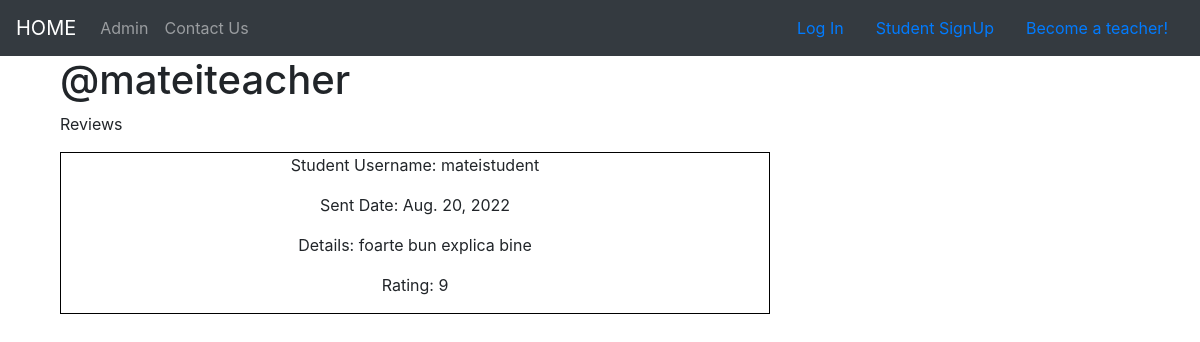
Page /reviews/pr/9/ on the earlier database version.
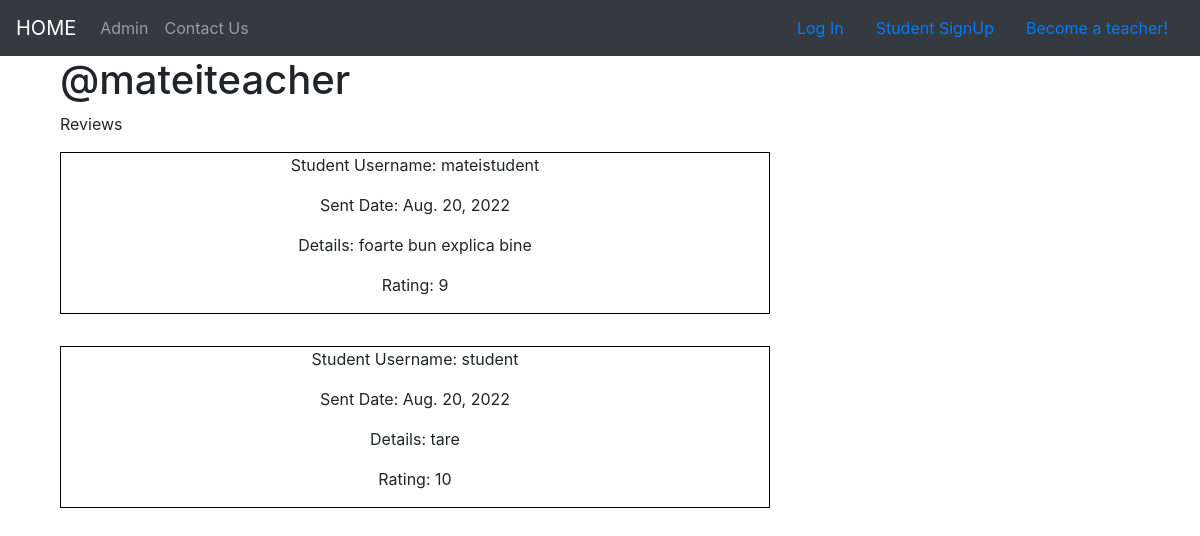
Same page on the later database version.
### accounts/models.py (models this page shows, shortened)
class Teacher(models.Model):
    user = models.OneToOneField(User, on_delete=models.CASCADE, primary_key=True)
    subject = models.ForeignKey(Subject, on_delete=models.SET_NULL, null=True)
    price = models.IntegerField(default=100)

class User(AbstractUser):
    phone_number = models.CharField(max_length=10,blank=False, validators=[phone_number_validator], unique=True)
    email = models.EmailField(unique=True)
    is_student = models.BooleanField(default=False)
    is_teacher = models.BooleanField(default=False)

### reviews/models.py (models this page shows, shortened)
class Review(models.Model):
    user = models.ForeignKey(User, on_delete=models.CASCADE)
    teacher = models.ForeignKey(Teacher, on_delete=models.CASCADE, null=True)
    sent_date = models.DateField(auto_now_add=True)
    description = models.TextField()
    rating = models.PositiveIntegerField(validators = [rating_validator])
    class Meta:
        ordering = ["-sent_date"]
        unique_together = ['user', 'teacher']

### reviews/views.py (the view)
# urls.py: path('pr/<int:pk>/', views.TeacherReviews.as_view(), name='teacher_reviews'),
class TeacherReviews(generic.ListView):
    model = Review
    template_name = 'reviews/teacher_reviews_list.html'
    paginate_by = 5
    def get_queryset(self):
        queryset = super(TeacherReviews, self).get_queryset()
        queryset = queryset.filter(teacher=Teacher.objects.get(pk=self.kwargs.get('pk')))
        return queryset
    def get_context_data(self,**kwargs):
        context = super().get_context_data(**kwargs)
        context['teacher'] = Teacher.objects.get(pk=self.kwargs.get('pk'))
        return context

### reviews/templates/reviews/teacher_reviews_list.html (shortened to what this page needs)
{% extends "base.html" %}
{% block content %}
    <div class="col-md-4">
        <h1>@{{ teacher.user.username }}</h1>
        <p>Reviews</p>
    </div>
    <div class="col-md-8">
        {% for review in object_list  %}
            {% include "reviews/_teacher_review.html" %}
        {% endfor %}
    </div>
{% endblock %}

### templates/base.html (shortened to what this page needs)
<!DOCTYPE html>
{% load static %}
<html>
  <head>
    <link rel="stylesheet" href="https://cdn.jsdelivr.net/npm/bootstrap@4.4.1/dist/css/bootstrap.min.css">
    <link rel="stylesheet" type="text/css" href="{% static 'invicta/css/master.css' %}" >
  </head>
  <body>
    <nav class="navbar navbar-expand-lg navbar-dark bg-dark mynav custom-navbar">
        <a class="navbar-brand mynav" href="{% url 'home' %}">HOME</a>
        <div class="collapse navbar-collapse" id="navbarSupportedContent">
            <ul class="navbar-nav mr-auto">
                <li class="nav-item">
                    <a class="nav-link" href="{% url 'admin:index' %}">Admin</a>
                </li>
                <li class="nav-item">
                    <a class="nav-link" href="{% url 'contact_us' %}">Contact Us</a>
                </li>
            </ul>
            {% if user.is_authenticated %}
                <li class="nav">
                    <a class="nav-link" href="{% url 'accounts:logout' %}">Log Out</a>
                </li>
            {% else %}
                <li class="nav">
                    <a class="nav-link" href="{% url 'accounts:login' %}">Log In</a>
                </li>
                <li class="nav">
                    <a class="nav-link" href="{% url 'accounts:signup_student' %}">Student SignUp</a>
                </li>
                <li class="nav">
                    <a class="nav-link" href="{% url 'accounts:signup_teacher' %}">Become a teacher!</a>
                </li>
            {% endif %}
        </div>
    </nav>
    <div class="container mycontent">
        {% block content %}
        {% endblock %}
    </div>
  </body>
</html>

### reviews/templates/reviews/_teacher_review.html
<div class="review_list_div">
    <p>Student Username: {{ review.user.username }}</p>
    <p>Sent Date: {{ review.sent_date }}</p>
    <p>Details: {{ review.description }}</p>
    <p>Rating: {{ review.rating }}</p>
</div>

### static/invicta/css/master.css (style rules this page uses)
.review_list_div { border : 1px solid black; margin-bottom: 2em; text-align: center; }

Differences in the rows shown:
added Review: user.username "student", sent_date "Aug. 20, 2022", description "tare", rating "10"
